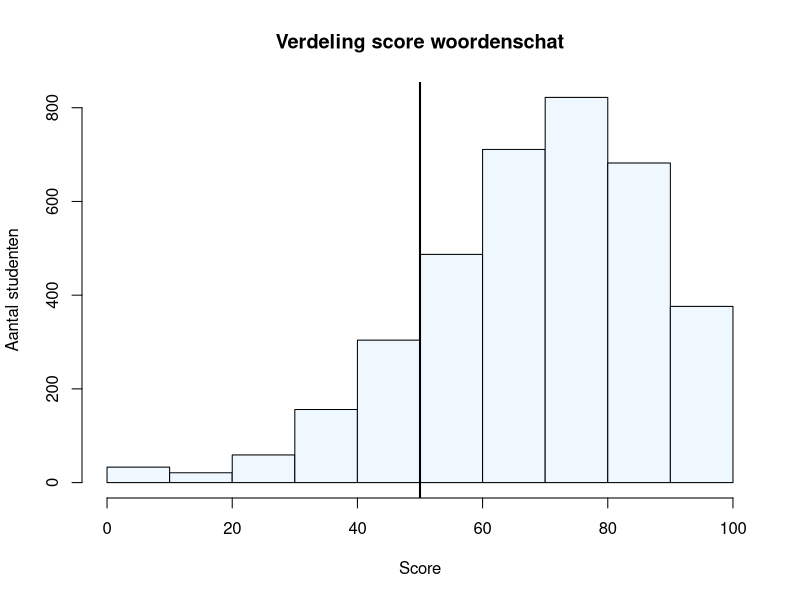
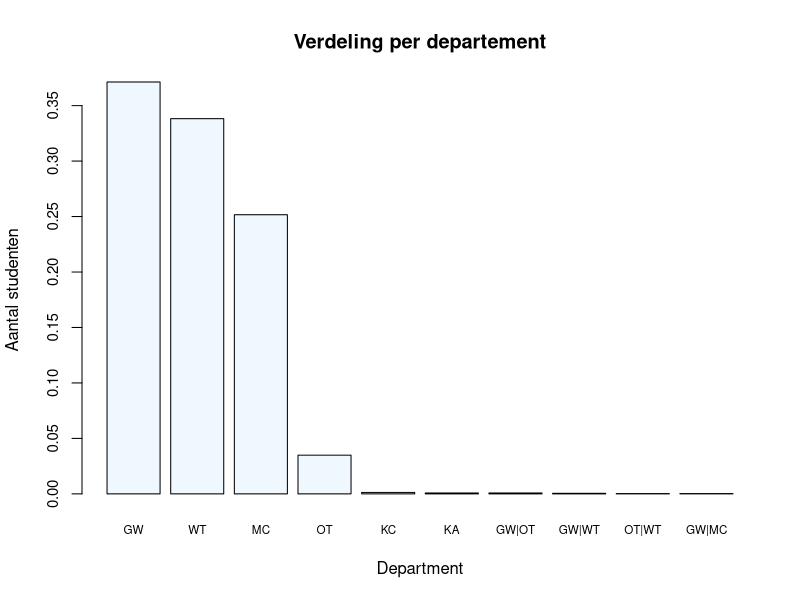
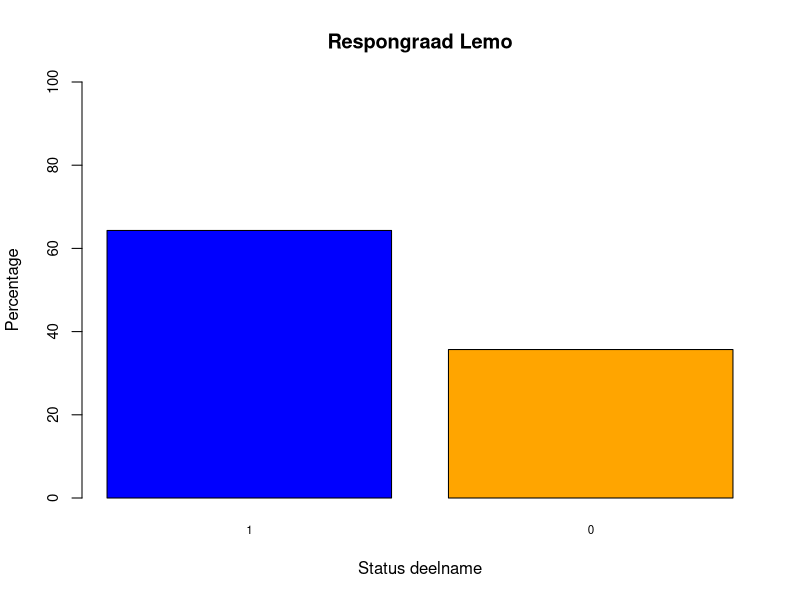
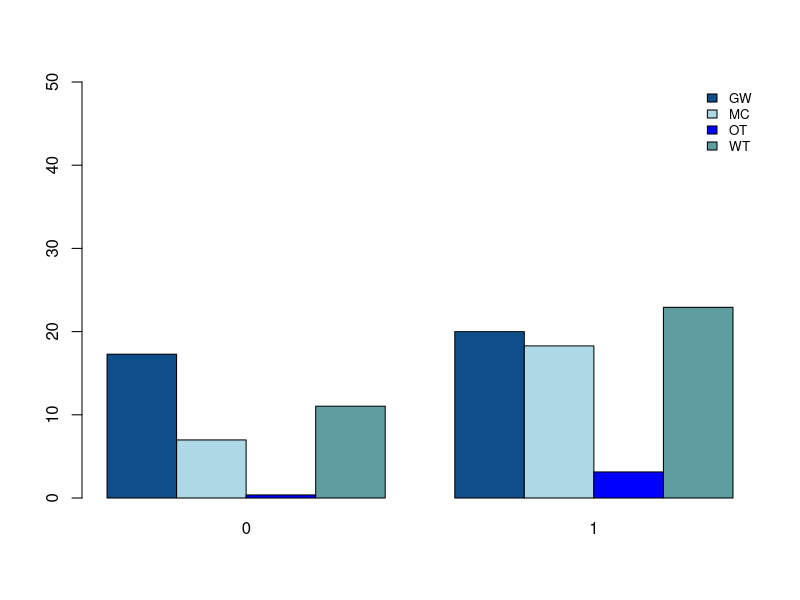
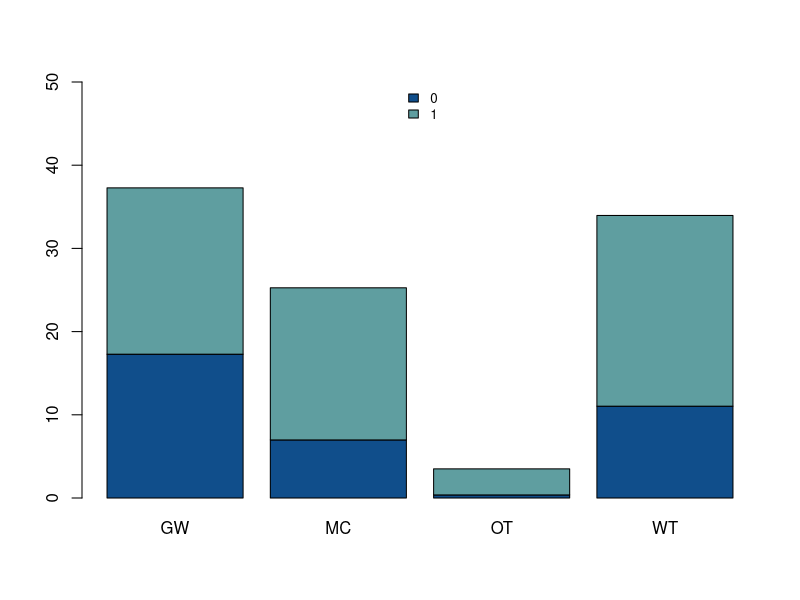
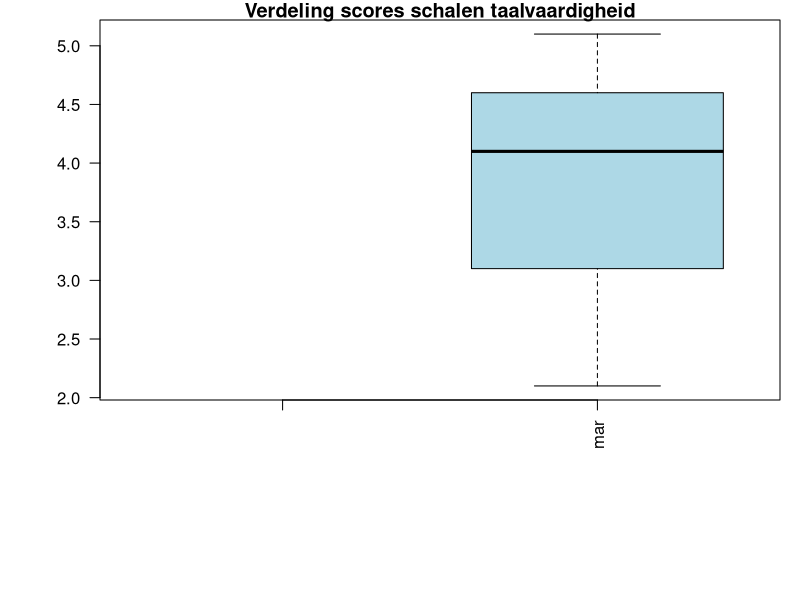
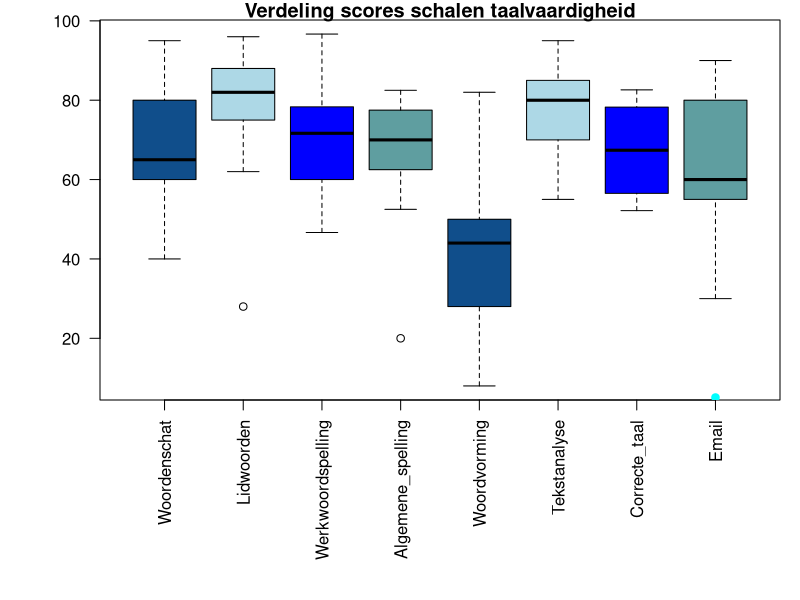
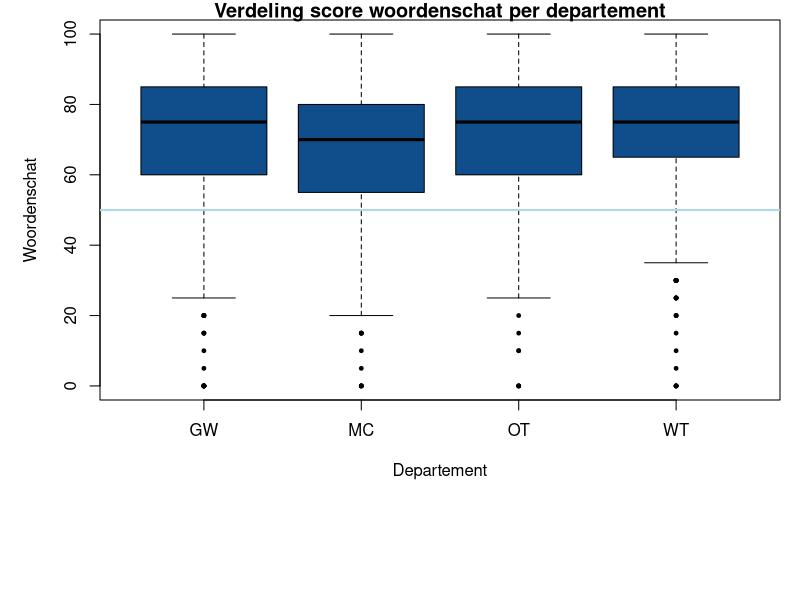

Here is the R script that generated these plots, in order:
## ---- chunk 1
library(knitr)
library(readxl)
library(data.table)
library(magrittr)
library(dplyr)


sem_1_anon <- read_excel("dat/sem_1_anon.xlsx")
## ---- chunk 2
# In de console:
str(sem_1_anon)
## ---- chunk 3

palette(c("aliceblue", "black"))
# Palette defines a range of colours. you can refer to these colors by using the 'order number' in the palette statement

sem_1_anon$Woordenschat %>%
  hist(main = "Verdeling score woordenschat",
    xlab = "Score", ylab = "Aantal studenten",
    col = 1)

abline(v = 50, lwd = 2, col = 2)
## ---- chunk 4
sem_1_anon$Departement %>%
  table%>%
  prop.table%>%
  sort %>%
  rev %>%
  barplot(main = "Verdeling per departement",
    xlab = "Department", ylab = "Aantal studenten",
    cex.names = .7, cex.axis = .9, col = 1)
## ---- chunk 5
sem_1_anon <- setDT(sem_1_anon)

dep_top <- sem_1_anon[, .N, Departement][N > 5, Departement]

dep_top
## ---- chunk 6

## ---- chunk 7
sem_1_anon$Lemo_T <- as.character(sem_1_anon$Lemo_T)
sem_1_anon$Lemo_T %>%
  table %>%
  prop.table %>%
  multiply_by(100) %>%
  sort %>%
  rev %>%
  barplot(main = "Respongraad Lemo",
    xlab = "Status deelname", ylab = "Percentage", ylim=c(0,100),
    cex.names = .7, cex.axis = .9, col = c("blue", "Orange"))

## ---- chunk 8

palette(c("dodgerblue4", "lightblue", "blue", "cadetblue"))

dep_top_alt <- sem_1_anon%>%
   filter(Departement %in% dep_top)

dep_Lemo <- table (dep_top_alt$Departement, dep_top_alt$Lemo_T)
dep_Lemo_2 <- prop.table(dep_Lemo)*100

barplot(dep_Lemo_2,
        col = 1:4, beside = TRUE, ylim=c(0,50))
legend("topright", legend = rownames(dep_Lemo_2), 
       fill = 1:4, box.lty = 0, cex = 0.8)

## ---- chunk 9
Lemo_dep <- table (dep_top_alt$Lemo_T, dep_top_alt$Departement)
Lemo_dep_2 <- prop.table(Lemo_dep)*100

barplot(Lemo_dep_2,
        col = c(1, 4), beside = FALSE, ylim=c(0,50))
        legend("top", legend = rownames(Lemo_dep_2), 
       fill = c(1,4), box.lty = 0, cex = 0.8)
## ---- chunk 10
scales<-sem_1_anon %>%
  select(Woordenschat:Email) %>%

par(mar=c(10,5,1,1))

boxplot(scales, las=2, col =1:4, main = "Verdeling scores schalen taalvaardigheid")

## ---- chunk 11
scales<-sem_1_anon %>%
  select(Woordenschat:Email) %>%
  slice_head (n=25)

par(mar=c(10,5,1,1))

boxplot(scales, las=2, col =1:4, main = "Verdeling scores schalen taalvaardigheid")

stripchart(scales, method = "jitter", pch = 19, add = TRUE, col = rainbow(ncol(scales)))
## ---- chunk 12


sem_1_anon %>% 
  filter(Departement %in% dep_top) %>% 
  boxplot(Woordenschat ~ Departement, data = .,
    col = 1, pch = 19, cex = .5,
    main = "Verdeling score woordenschat per departement")

abline(h = 50, lwd = 2, col = 2)
